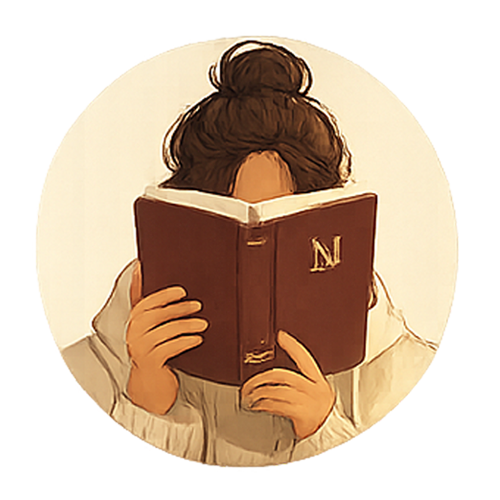
#> input picture profile_pictures/profile picture0.png, 500 x 500 px
$ python -i cover_overlay.py   (imports and definitions only)
#> lines starting #> are read from the running program, lines starting #| are printed output that depends on the picture
#> further down, picture is the input picture: PIL image 500x500 RGBA; mean R, G, B, A 211.2, 188.4, 165.4, 146.9
#!/usr/bin/env python3
"""
cover_overlay.py — composite NovelStack typography onto an AI-generated
cover image. Takes any image (JPG / PNG / HEIC) + title + author + an
optional style preset, outputs a finished 3:4 cover ready to upload via
the app's Cover tab.

Usage:
    python cover_overlay.py <image> <title> <author> [--style bottom|top|centered] [--out OUT.png]

Examples:
    python cover_overlay.py raw/salt_wind.heic "The Salt-Wind Almanac" "NovelStack Originals"
    python cover_overlay.py raw/marriage.png "The Morning of the Marriage" "NovelStack Originals" --style centered
    python cover_overlay.py raw/threshold.jpg "Threshold Protocol" "NovelStack Originals" --style top --out covers/threshold.png

Requirements:
    pip install --break-system-packages pillow pillow-heif

Output is a 1200x1600 PNG (3:4 aspect, sized for App Store screenshots
and the iOS cover upload flow which accepts up to 5 MB).
"""
import argparse
import os
import sys
from pathlib import Path

try:
    from PIL import Image, ImageDraw, ImageFont, ImageEnhance
except ImportError:
    print("ERROR: pip install --break-system-packages pillow", file=sys.stderr)
    sys.exit(1)

# HEIC support is optional — only required if you feed it a .heic file.
# [5 lines not run here, left out]

# Output dimensions (3:4 portrait, App-Store-screenshot-friendly).
OUT_W = 1200
OUT_H = 1600

# Brand tokens — kept in sync with mobile/theme/tokens.ts.
CREAM = (244, 236, 223)
INK = (242, 234, 220)
SIGNAL = (200, 65, 78)
SCRIM_DARK = (0, 0, 0)

# Font search order. The script bundles a fallback (DejaVu Sans Bold) in
# scripts/fonts/ so it always works. To get Bricolage Grotesque (the
# brand display font) on macOS:
#   1. Visit fonts.google.com/specimen/Bricolage+Grotesque
#   2. Click "Download family", unzip
#   3. Open each .ttf, click Install Font in Font Book
#   4. Re-run — Helvetica path picks up the install via system fonts
SCRIPT_DIR = os.path.dirname(os.path.abspath(__file__))
FONT_SEARCH = [
    # Bricolage Grotesque if Deen has installed it via Font Book on macOS
    os.path.expanduser("~/Library/Fonts/BricolageGrotesque-ExtraBold.ttf"),
    os.path.expanduser("~/Library/Fonts/BricolageGrotesque-Bold.ttf"),
    "/Library/Fonts/BricolageGrotesque-ExtraBold.ttf",
    "/Library/Fonts/BricolageGrotesque-Bold.ttf",
    # macOS system fonts that actually exist by default
    "/System/Library/Fonts/Avenir Next.ttc",
    "/System/Library/Fonts/HelveticaNeue.ttc",
    "/System/Library/Fonts/Helvetica.ttc",
    "/System/Library/Fonts/SFNS.ttf",
    # Linux fallback (and the bundled font that ships with this script)
    "/usr/share/fonts/truetype/dejavu/DejaVuSans-Bold.ttf",
    os.path.join(SCRIPT_DIR, "fonts", "Fallback-Bold.ttf"),
]


# [20 lines left out: function load_font, not called in this run]


def fit_to_cover(img: Image.Image) -> Image.Image:
    """Crop + resize the source image to OUT_W × OUT_H (3:4), preserving cover-fit semantics."""
    src_w, src_h = img.size
#> src_w = 500; src_h = 500
    src_ratio = src_w / src_h
#> src_ratio = 1
    tgt_ratio = OUT_W / OUT_H

    if src_ratio > tgt_ratio:
        # Source is wider than target — crop horizontally.
        new_w = int(src_h * tgt_ratio)
#> new_w = 375
        offset = (src_w - new_w) // 2
#> offset = 62
        img = img.crop((offset, 0, offset + new_w, src_h))
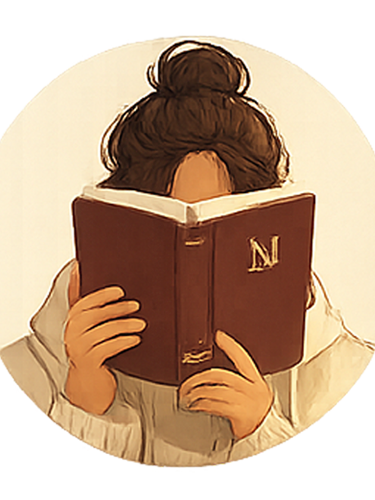
#> img: PIL image 375x500 RGBA; mean R, G, B, A 197.1, 167.9, 140.5, 186.8; transparent parts drawn white
    else:
        # Source is taller — crop vertically (favour the upper third to keep skies).
        new_h = int(src_w / tgt_ratio)
        offset = max(0, (src_h - new_h) // 3)
        img = img.crop((0, offset, src_w, offset + new_h))

    return img.resize((OUT_W, OUT_H), Image.LANCZOS)


# [182 lines left out: functions draw_text_block, add_scrim, render_cover, main, not called in this run]


# [2 lines not run here, left out]

>>> from PIL import Image
>>> picture = Image.open('../profile_pictures/profile picture0.png')
>>> result = fit_to_cover(picture)

$ run again, on profile_pictures/profile picture2.png
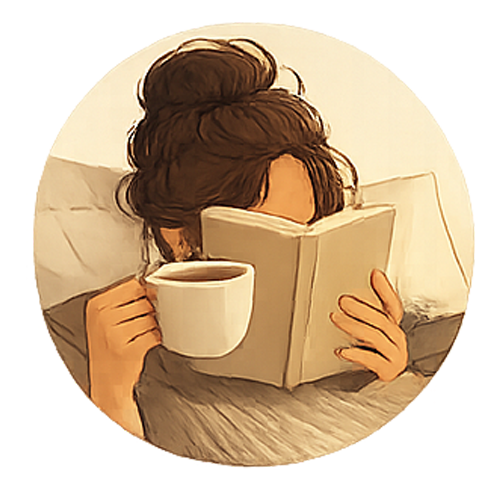
#> input picture profile_pictures/profile picture2.png, 500 x 500 px
#> picture is the input picture: PIL image 500x500 RGBA; mean R, G, B, A 209.9, 184.8, 147.1, 158.6
#> in fit_to_cover, `img = img.crop((offset, 0, offset + new_w, src_h))`:
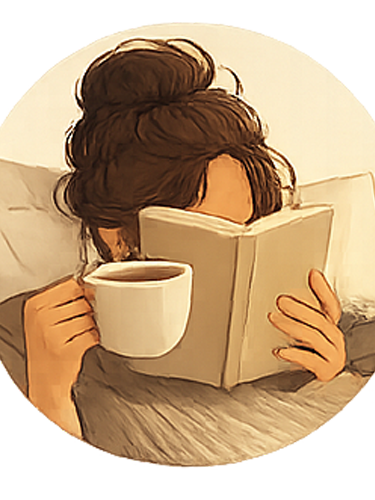
#> img: PIL image 375x500 RGBA; mean R, G, B, A 197.6, 167.1, 127.7, 196.4; transparent parts drawn white

$ run again, on profile_pictures/profile picture3.png
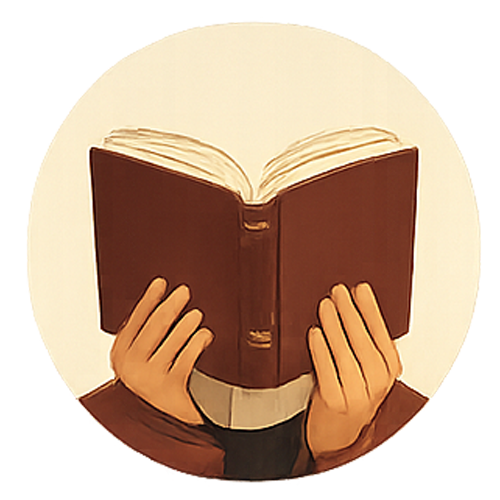
#> input picture profile_pictures/profile picture3.png, 500 x 500 px
#> picture is the input picture: PIL image 500x500 RGBA; mean R, G, B, A 205.3, 172, 147.6, 169.3
#> in fit_to_cover, `img = img.crop((offset, 0, offset + new_w, src_h))`:
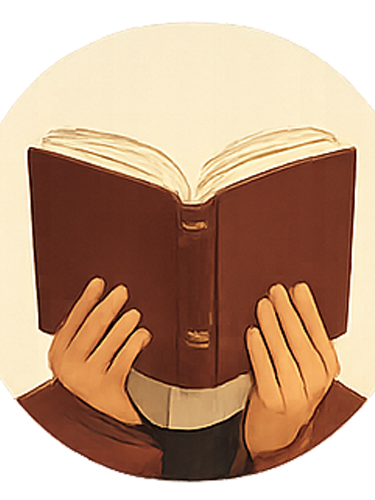
#> img: PIL image 375x500 RGBA; mean R, G, B, A 189.4, 147.1, 119.4, 206; transparent parts drawn white

$ run again, on profile_pictures/profile picture4.png
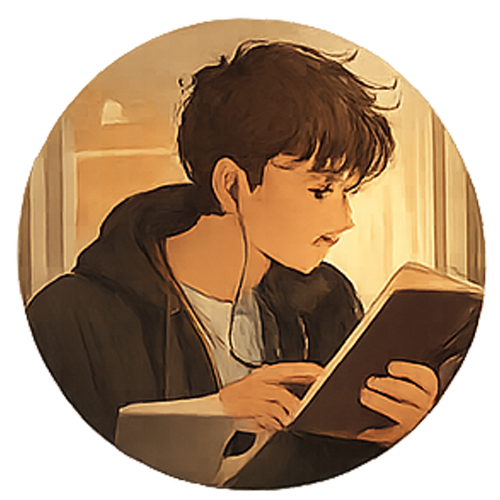
#> input picture profile_pictures/profile picture4.png, 500 x 500 px
#> picture is the input picture: PIL image 500x500 RGBA; mean R, G, B, A 156.4, 117.2, 72, 177.6
#> in fit_to_cover, `img = img.crop((offset, 0, offset + new_w, src_h))`:
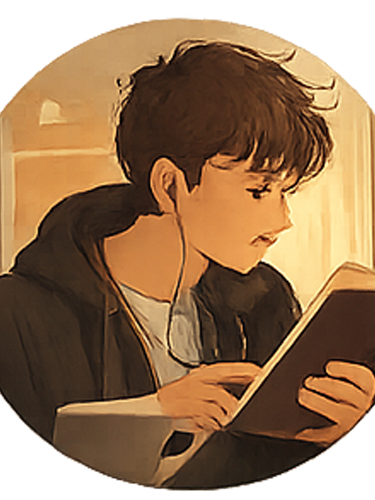
#> img: PIL image 375x500 RGBA; mean R, G, B, A 143.7, 106.1, 65.5, 212.2; transparent parts drawn white
